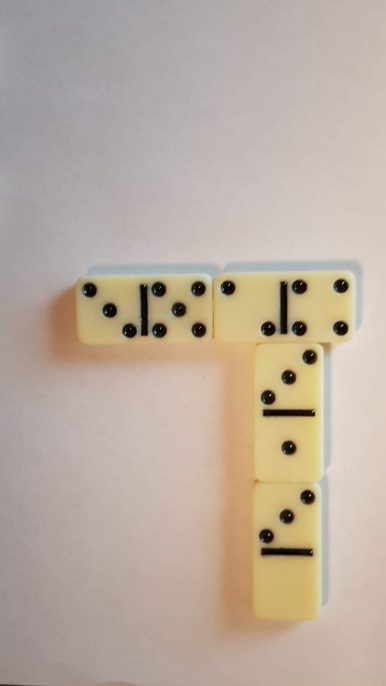
#> input picture images/2.jpeg, 771 x 1372 px (shown at 1/2 size)
$ python test_code_detection.py   (older library calls are emulated)
#> lines starting #> are read from the running program, lines starting #| are printed output that depends on the picture; after the words box and inside, x2 and y2 are one past the last pixel; in counts of white or black regions, pixels touching at a corner belong together

# !!!!!  QUIT BY TYPING "q"  !!!!!

# Future Version: detect and warp turned stones
# - detect biggest circle (which does not match the mean value of the other circles)
# - warp perspective on that circle
# - do the counting part as done with the straight stones

import cv2
import numpy as np


def emptyCallback(arg):
    pass


def boundingBoxStone(x, y, w, h):
    # find orientation of stone
    # w > h equals upright
    x_new = 0
    y_new = 0
    h_new = 0
    w_new = 0
    x_2 = 0             # predefined to catch errors
    y_2 = 0
    h_half = 0
    w_half = 0
    if w > h:
        id = 1
        # for h the percentage of the stone = 4,8
        # for w the percentage of the stone = 72,5
        h_new = (h/7) * 100
        w_new = (w/75) * 100
        y_new = y - ((h_new-h)/2)
        x_new = x - ((w_new-w)/2)

        cv2.rectangle(imgContour, (int(x_new),int(y_new)), (int(x_new+w_new),int(y_new+h_new)), (0,255,0), 3)

        # now 2 seperate boxes for the seperate sides:
        # x_new still correct, y now has to be split for 2 boxes
        # y1 stays y_new and y2 has to be recalculated
        y_2 = y + (h/2)
        h_half = h_new/2

        cv2.rectangle(imgContour, (int(x_new),int(y_new)), (int(x_new+w_new),int(y_new+h_half)), (0,0,255), 2)
        cv2.rectangle(imgContour, (int(x_new),int(y_2)), (int(x_new+w_new),int(y_2+h_half)), (0,0,255), 2)

    # h > w equals sideways
    else:
        id = 2
        h_new = (h/75) * 100
        w_new = (w/7) * 100
        y_new = y - ((h_new-h)/2)
        x_new = x - ((w_new-w)/2)

        cv2.rectangle(imgContour, (int(x_new),int(y_new)), (int(x_new+w_new),int(y_new+h_new)), (0,255,0), 3)

        # seperate boxes
        x_2 = x + (w/2)
        w_half = w_new/2

        cv2.rectangle(imgContour, (int(x_new),int(y_new)), (int(x_new+w_half),int(y_new+h_new)), (0,0,255), 2)
        cv2.rectangle(imgContour, (int(x_2),int(y_new)), (int(x_2+w_half),int(y_new+h_new)), (0,0,255), 2)

    return int(x_new), int(y_new), int(w_new), int(h_new), int(y_2), int(x_2), int(h_half), int(w_half), id


def insideRect(point, box):
    # return True if given point is inside given rect
    # point has to be (x,y)
    # box has to be (x,y,w,h)
    if (point[0] > box[0] and point[1] > box[1]) and (point[0] < box[0]+box[2] and point[1] < box[1]+box[3]):
        return True
    else:
        return False


################--------------------- NEXT UP FOR DEVELOPMENT ------------------############################

def findAppending(stones):
    for i in range(len(stones)):
        # show which stone is which
        cv2.putText(imgContour, str(i), (stones[i][0]-10, stones[i][1]-10), cv2.FONT_HERSHEY_COMPLEX, 2, (0,0,255))

        # define possible positions
        possPos = []
        if stones[i][8] == 1:                       # w > h
            # append (x,y) for boxes of the size w,h = 20,20
            # new with 30,30 is euqally as bad, so now 40,40
            possPos.append((int(stones[i][0]-20), int(stones[i][1]-stones[i][3]-40)))                    # these tolerances may be adjusted according to failure
            possPos.append((int(stones[i][0]+stones[i][2]-10), int(stones[i][1]-20)))
            possPos.append((int(stones[i][0]+stones[i][2]-10), int(stones[i][1]+(stones[i][3]/2)-(stones[i][2]/2)-20)))
            possPos.append((int(stones[i][0]+stones[i][2]-10), int(stones[i][1]+(stones[i][3]/2)-20)))
            possPos.append((int(stones[i][0]-20), int(stones[i][1]+stones[i][3]-10)))
            possPos.append((int(stones[i][0]-stones[i][3]-40), int(stones[i][1]-20)))
            possPos.append((int(stones[i][0]-stones[i][3]-40), int(stones[i][1]+(stones[i][3]/2)-(stones[i][2]/2)-20)))
            possPos.append((int(stones[i][0]-stones[i][3]-40), int(stones[i][1]+(stones[i][3]/2)-20)))
        elif stones[i][8] == 2:                     # h > w
            possPos.append((int(stones[i][0]-20), int(stones[i][1]-stones[i][2]-40)))
            possPos.append((int(stones[i][0]+(stones[i][2]/2)-(stones[i][3]/2)-20), int(stones[i][1]-stones[i][2]-40)))
            possPos.append((int(stones[i][0]+(stones[i][2]/2)-20), int(stones[i][1]-stones[i][2]-40)))
            possPos.append((int(stones[i][0]+stones[i][2]-10), int(stones[i][1]-20)))
            possPos.append((int(stones[i][0]+(stones[i][2]/2)-20), int(stones[i][1]+stones[i][3]-10)))
            possPos.append((int(stones[i][0]+(stones[i][2]/2)-(stones[i][3]/2)-20), int(stones[i][1]+stones[i][3]-10)))
            possPos.append((int(stones[i][0]-20), int(stones[i][1]+stones[i][3]-10)))
            possPos.append((int(stones[i][0]-stones[i][2]-40), int(stones[i][1]-20)))

        for l in range(len(possPos)):
            cv2.rectangle(imgContour, (possPos[l][0],possPos[l][1]), (possPos[l][0]+40,possPos[l][1]+40), (55+(i*50),55+(i*50),0), 2)


        # look if stones are appending
        for j in range(len(stones)):
            for t in range(len(possPos)):
                if insideRect((stones[j][0], stones[j][1]), (possPos[t][0], possPos[t][1], 40, 40)):
                    # for stone i the stone j appends to it in position t
                    cv2.putText(imgContour, str(j) + " to stone " + str(i) + " on pos " + str(t+1), (possPos[t][0], possPos[t][1]), cv2.FONT_HERSHEY_COMPLEX, 0.5, (0,0,255))

        possPos.clear()


def getContours(in_img, out_img):
##    circle_vals = []
##    circle_coords = []
##    circle_corners = []
    circle_centers = []
    stone_boxes = []

    _, contours, hierarchy = cv2.findContours(in_img, cv2.RETR_EXTERNAL, cv2.CHAIN_APPROX_NONE)

    for cnt in contours:
        area = cv2.contourArea(cnt)
        if area > 700:                                              # get rid of small errors --> could get rid of points if too small
            cv2.drawContours(out_img, cnt, -1, (255,0,255), 3)
            peri = cv2.arcLength(cnt, True)
            approx = cv2.approxPolyDP(cnt, 0.02*peri, True)         # number of conerpoints

            objCorner = len(approx)
            x, y, w, h = cv2.boundingRect(approx)

            if objCorner == 4 or objCorner == 5:                                      # usually 4, here 5 for small errors
                objectType = 'Rect'
                stone_boxes.append(boundingBoxStone(x, y, w, h))
            elif objCorner > 5:
                objectType = 'Circle'
                # find center of circle
                new_center = [int(x+(w/2)), int(y+(h/2))]
                circle_centers.append(new_center)
                cv2.putText(imgContour, "x", (new_center[0],new_center[1]), cv2.FONT_HERSHEY_COMPLEX, 0.5, (0,0,255))

##                # ---- for future versions -----------
##                # build mean of all circles
##                circle_vals.append(area)
##                circle_coords.append(approx)
##                circle_corners.append(objCorner)
##                # ------------------------------------

            else:   objectType = 'None'

            cv2.rectangle(imgContour, (x,y), (x+w,y+h), (255,0,0), 2)
            cv2.putText(imgContour, objectType, (x,y-10), cv2.FONT_HERSHEY_COMPLEX, 0.5, (255,0,0))

    # ********** check if circle in box ***************************
    circle_count = 0
    for i in range(len(stone_boxes)):
        for j in range(len(circle_centers)):
            if (insideRect(circle_centers[j], stone_boxes[i])):
                circle_count += 1
        cv2.putText(imgContour, str(circle_count), (stone_boxes[i][0], stone_boxes[i][1]-35), cv2.FONT_HERSHEY_COMPLEX, 1, (255,0,255))
        circle_count = 0

    # ********** check the split boxes ****************************
    # check id to determine orientation
    # !!! inefficient since we go over every circle again, potential to speed up the process !!!
    circle_count_side_1 = 0
    circle_count_side_2 = 0
    id_x = 0
    id_y = 1
    for i in range(len(stone_boxes)):
        for j in range(len(circle_centers)):
            if stone_boxes[i][8] == 1:
                if (insideRect(circle_centers[j], [stone_boxes[i][0], stone_boxes[i][1], stone_boxes[i][2], stone_boxes[i][6]])):
                    circle_count_side_1 += 1
                elif (insideRect(circle_centers[j], [stone_boxes[i][0], stone_boxes[i][4], stone_boxes[i][2], stone_boxes[i][6]])):
                    circle_count_side_2 += 1
                id_x = 0
                id_y = 4

            elif stone_boxes[i][8] == 2:
                if (insideRect(circle_centers[j], [stone_boxes[i][0], stone_boxes[i][1], stone_boxes[i][7], stone_boxes[i][3]])):
                    circle_count_side_1 += 1
                elif (insideRect(circle_centers[j], [stone_boxes[i][5], stone_boxes[i][1], stone_boxes[i][7], stone_boxes[i][3]])):
                    circle_count_side_2 += 1
                id_x = 5
                id_y = 1

        cv2.putText(imgContour, str(circle_count_side_1), (stone_boxes[i][0], stone_boxes[i][1]-10), cv2.FONT_HERSHEY_COMPLEX, 1, (255,0,255))
        cv2.putText(imgContour, str(circle_count_side_2), (stone_boxes[i][id_x], stone_boxes[i][id_y]-10), cv2.FONT_HERSHEY_COMPLEX, 1, (255,0,255))
        circle_count_side_1 = 0
        circle_count_side_2 = 0

    # *********** find appending stones ************
    findAppending(stone_boxes)


    stone_boxes.clear()
    circle_centers.clear()


# [33 lines of commented-out code are left out]
###                    x_new.append(x_list.pop(i))
##
##            for i in range(len(y_list)):
##                if y_list[i] > (y_list[0] + 20) or y_list[i] < (y_list[0] - 20):         # 20 = really bad threshold only for testing purposes
##                    y_to_pop.append(i)
###                    y_new.append(y_list.pop(i))
# [19 lines of commented-out code are left out]


kernel = np.ones((5,5), np.uint8)

cv2.namedWindow("LeWindow")
cv2.resizeWindow("LeWindow", 1440, 950)
cv2.createTrackbar("Thresh_1", "LeWindow", 90, 255, emptyCallback)
cv2.createTrackbar("Thresh_2", "LeWindow", 120, 255, emptyCallback)

#img = cv2.imread('images/shapes.png')     # 30 and 30
#img = cv2.imread('images/6.jpeg')       # 90 and 160            90 and 120 for small errors
img = cv2.imread('images/2.jpeg')
#> img is the input picture: shape (1372, 771, 3); mean B, G, R 159.5, 172.5, 186.7
#img = cv2.imread('images/3.jpeg')
#img = cv2.imread('images/1.jpeg')
#img = cv2.imread('images/1_1.jpeg')     # use 160 and 255 in canny

imgGray = cv2.cvtColor(img, cv2.COLOR_BGR2GRAY)
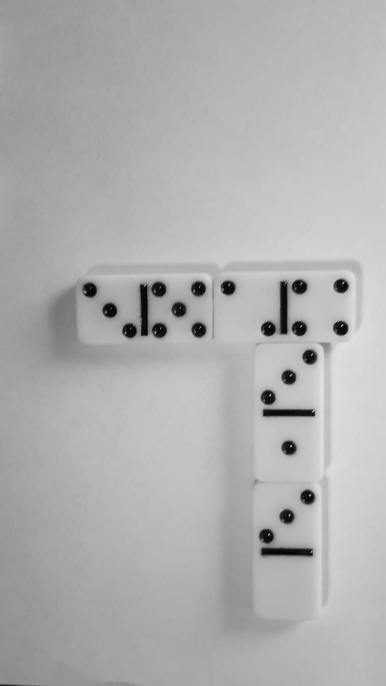
#> imgGray: shape (1372, 771) (shown at 1/2 size); min 0, max 227, mean 175.3
#imgHSV = cv2.cvtColor(img, cv2.COLOR_BGR2HSV)
imgBlur = cv2.GaussianBlur(imgGray, (7,7), 1)
#imgBlur = cv2.GaussianBlur(imgHSV, (7,7), 1)


while True:
    Thr_1 = cv2.getTrackbarPos("Thresh_1", "LeWindow")
    Thr_2 = cv2.getTrackbarPos("Thresh_2", "LeWindow")


    imgCanny = cv2.Canny(imgBlur, Thr_1, Thr_2)
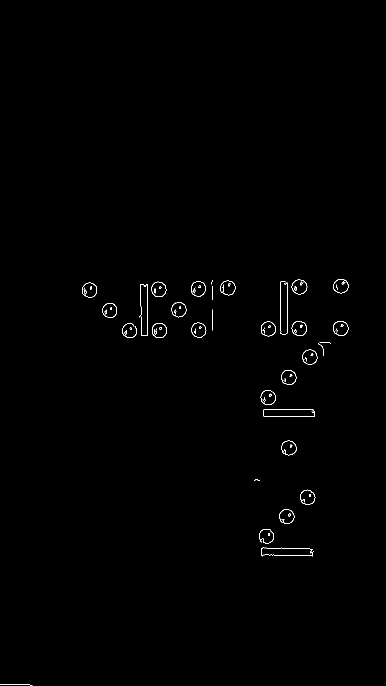
#> imgCanny: shape (1372, 771) (shown at 1/2 size); 0.39% white in thin lines or dots, all inside (x1, y1, x2, y2) = (0, 558, 698, 1371)
    imgDilation = cv2.dilate(imgCanny, kernel, iterations=1)
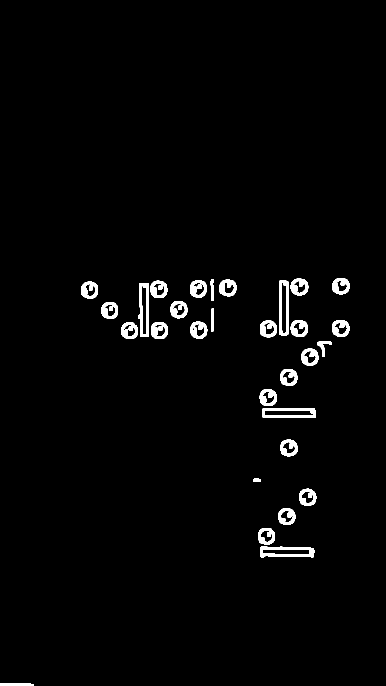
#> imgDilation: shape (1372, 771) (shown at 1/2 size); 2% white; 31 white regions

    imgContour = img.copy()
    getContours(imgDilation, imgContour)
#> in getContours, `_, contours, hierarchy = cv2.findContours(in_img, cv2.RETR_EXTERNAL, c..`: contours = 30 contours; largest, box (x1, y1, x2, y2) and area: (558, 560, 577, 671) 1944, (520, 1093, 629, 1116) 1944, (276, 566, 298, 674) 1860, (524, 816, 632, 835) 1833, (300, 561, 335, 596) 946
#> the loop in getContours, `for cnt in contours:` made 30 passes
#> (area, peri, approx, objCorner, x, y, w, h) on passes 8, 22, 26: (1833, 249.3, [[524, 818], [525, 834], [631, 834], [628, 816]], 4, 524, 816, 108, 19), (1859.5, 255.6, [[296, 566], [278, 567], [282, 673], [297, 672]], 4, 278, 566, 20, 108), (1944, 251.3, [[563, 560], [559, 669], [573, 670], [576, 563]], 4, 559, 560, 18, 111)
#> after the loop in getContours, `for cnt in contours:`:
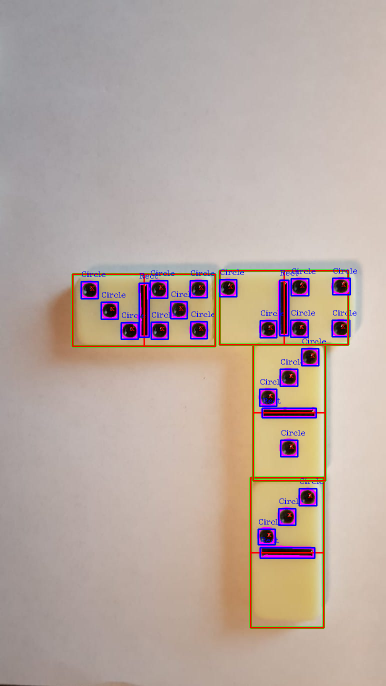
#> imgContour: shape (1372, 771, 3) (shown at 1/2 size); 3.78% of pixels changed, all inside (x1, y1, x2, y2) = (143, 536, 714, 1258)
#> after the loop in getContours, `for cnt in contours:`: circle_centers = [[533, 1073], [574, 1033], [615, 994], [578, 896], [536, 795], [577, 755], [620, 714], [259, 661], [319, 661], [397, 660], [536, 658], [681, 656], [598, 657], [219, 621], [357, 620], [179, 580], [397, 578], [317, 578], [456, 576], [599, 574], [682, 572]]; stone_boxes = [(501, 955, 145, 300, 1105, 0, 150, 0, 1), (506, 689, 144, 271, 825, 0, 135, 0, 1), (145, 548, 285, 144, 0, 288, 0, 142, 2), (439, 541, 257, 148, 0, 568, 0, 128, 2)]
#> the loop in getContours, `for i in range(len(stone_boxes)):` made 4 passes
#> after the loop in getContours, `for i in range(len(stone_boxes)):`:
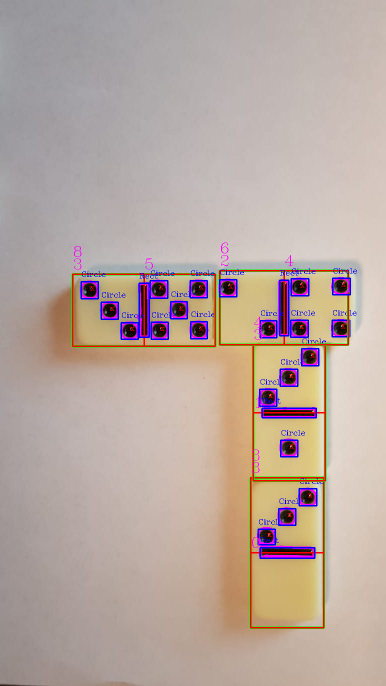
#> imgContour: shape (1372, 771, 3) (shown at 1/2 size); mean B, G, R 160.4, 167.9, 184.9
#> the loop in findAppending, `for i in range(len(stones)):` made 4 passes
#> after the loop in findAppending, `for i in range(len(stones)):`:
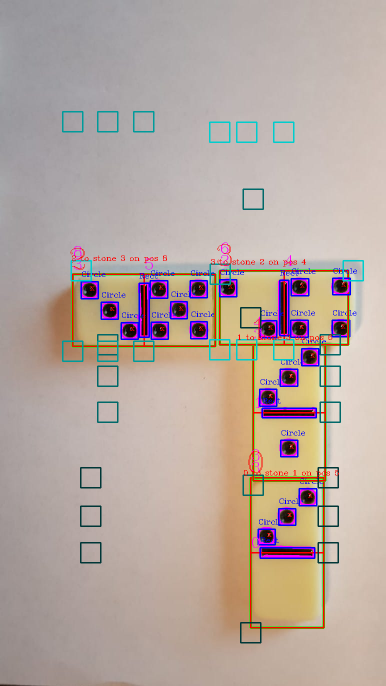
#> imgContour: shape (1372, 771, 3) (shown at 1/2 size); 1.58% of pixels changed, all inside (x1, y1, x2, y2) = (124, 222, 728, 1287)


    cv2.imshow('LeWindow', imgContour)
#    cv2.imshow('Blur', imgBlur)
#    cv2.imshow('Canny', imgCanny)
#    cv2.imshow('Dilation', imgDilation)
    if cv2.waitKey(1) & 0xFF == ord('q'):
#> (key q is pressed here)
        break

$ run again, with images/6.jpeg copied over images/2.jpeg
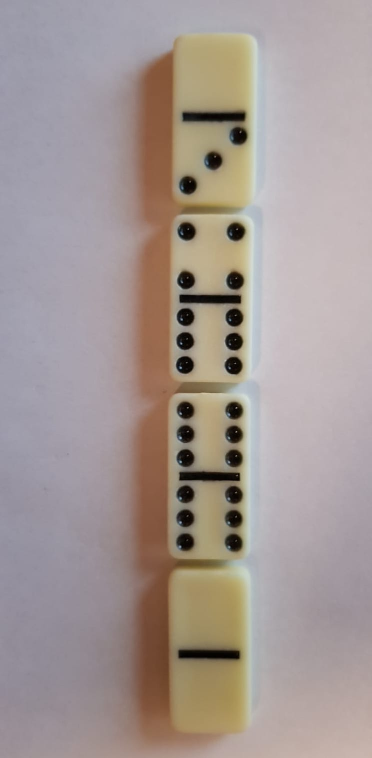
#> input picture images/6.jpeg, 743 x 1516 px (shown at 1/2 size)
#> img is the input picture: shape (1516, 743, 3); mean B, G, R 148.3, 152, 163.9
#> `imgCanny = cv2.Canny(imgBlur, Thr_1, Thr_2)`:
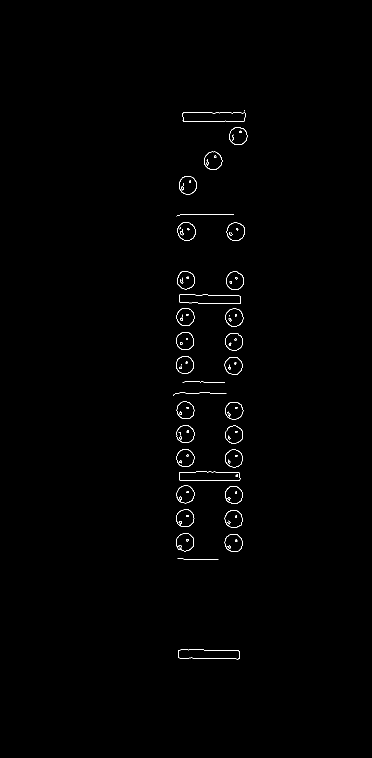
#> imgCanny: shape (1516, 743) (shown at 1/2 size); 0.5% white in thin lines or dots, all inside (x1, y1, x2, y2) = (346, 220, 495, 1319)
#> imgDilation: shape (1516, 743); 2.6% white; 54 white regions
#> contours = 33 contours; largest, box (x1, y1, x2, y2) and area: (363, 218, 493, 246) 2764, (354, 1297, 482, 1321) 2614, (356, 940, 483, 964) 2592, (356, 587, 484, 610) 2558, (451, 443, 492, 484) 1340
#> the loop in getContours, `for cnt in contours:` made 33 passes
#> (area, peri, approx, objCorner, x, y, w, h) on passes 1, 9, 24, 33: (2614, 293, [[354, 1299], [356, 1318], [481, 1316], [479, 1299]], 4, 354, 1299, 128, 20), (2592.5, 293.2, [[356, 943], [357, 962], [482, 960], [480, 943]], 4, 356, 943, 127, 20), (2558.5, 295.2, [[356, 591], [358, 607], [483, 608], [478, 588]], 4, 356, 588, 128, 21), (2763.5, 312.5, [[492, 224], [369, 222], [363, 243], [490, 244]], 4, 363, 222, 130, 23)
#> after the loop in getContours, `for cnt in contours:`: circle_centers = 25 pairs, first value 370 to 476, second value 272 to 1086; stone_boxes = [(332, 1166, 170, 285, 1309, 0, 142, 0, 1), (334, 810, 169, 285, 953, 0, 142, 0, 1), (334, 448, 170, 300, 598, 0, 150, 0, 1), (341, 69, 173, 328, 233, 0, 164, 0, 1)]
#> the loop in getContours, `for i in range(len(stone_boxes)):` made 4 passes
#> the loop in findAppending, `for i in range(len(stones)):` made 4 passes
#> after the loop in findAppending, `for i in range(len(stones)):`:
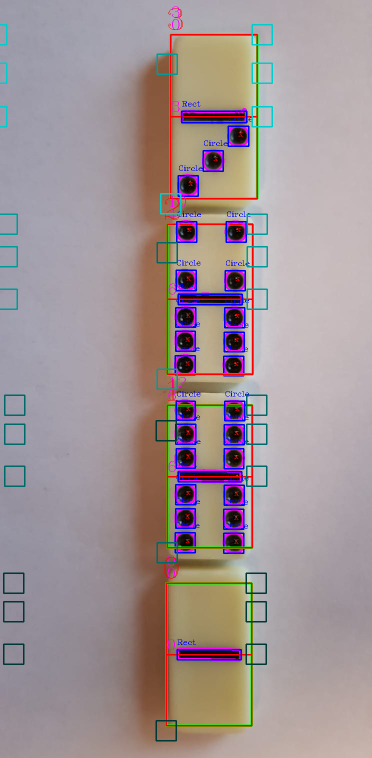
#> imgContour: shape (1516, 743, 3) (shown at 1/2 size); mean B, G, R 149.5, 147.3, 161.3

$ run again, with images/3.jpeg copied over images/2.jpeg
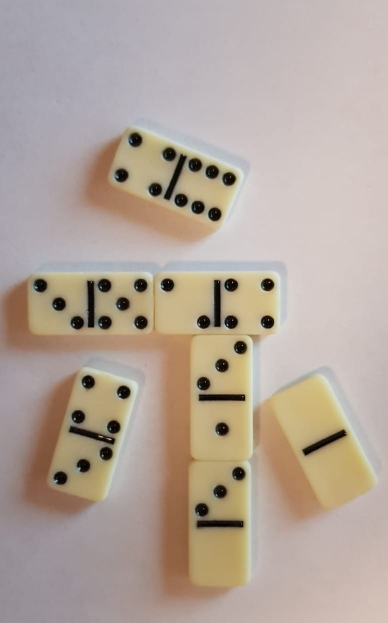
#> input picture images/3.jpeg, 775 x 1245 px (shown at 1/2 size)
#> img is the input picture: shape (1245, 775, 3); mean B, G, R 154.3, 165.2, 179
#> `imgCanny = cv2.Canny(imgBlur, Thr_1, Thr_2)`:
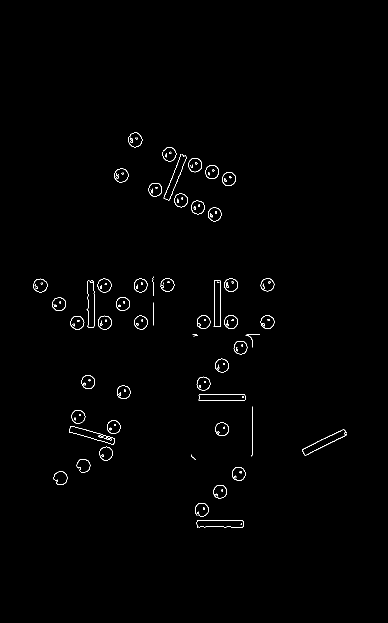
#> imgCanny: shape (1245, 775) (shown at 1/2 size); 0.69% white in thin lines or dots, all inside (x1, y1, x2, y2) = (66, 265, 694, 1056)
#> imgDilation: shape (1245, 775); 3.6% white; 53 white regions
#> contours = 51 contours; largest, box (x1, y1, x2, y2) and area: (602, 857, 696, 913) 1830, (325, 306, 375, 403) 1726, (136, 850, 232, 892) 1704, (395, 786, 493, 804) 1632, (391, 1038, 489, 1058) 1624
#> the loop in getContours, `for cnt in contours:` made 51 passes
#> (area, peri, approx, objCorner, x, y, w, h) on passes 1, 10, 15, 32, 33: (1624, 230.6, [[391, 1042], [393, 1057], [488, 1055], [487, 1039]], 4, 391, 1039, 98, 19), (1704.5, 239.8, [[138, 851], [136, 866], [230, 888], [231, 874]], 4, 136, 851, 96, 38), (1632, 226.1, [[395, 789], [396, 803], [492, 801], [489, 786]], 4, 395, 786, 98, 18), (1614, 234.6, [[174, 559], [173, 655], [186, 657], [189, 560]], 4, 173, 559, 17, 99), (1622.5, 228.7, [[426, 558], [425, 654], [442, 655], [443, 562]], 4, 425, 558, 19, 98)
#> after the loop in getContours, `for cnt in contours:`: circle_centers = 38 pairs, first value 80 to 535, second value 280 to 1020; stone_boxes = 7 items
#> the loop in getContours, `for i in range(len(stone_boxes)):` made 7 passes
#> the loop in findAppending, `for i in range(len(stones)):` made 7 passes
#> after the loop in findAppending, `for i in range(len(stones)):`:
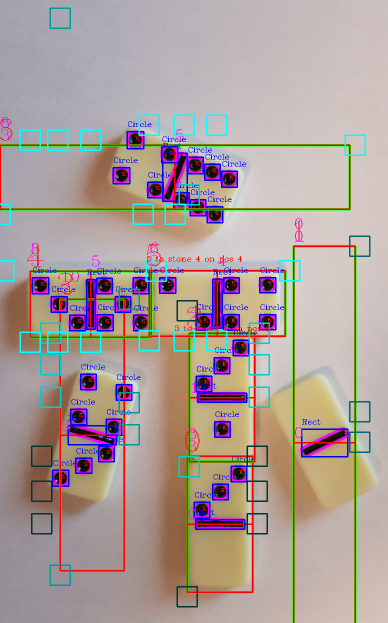
#> imgContour: shape (1245, 775, 3) (shown at 1/2 size); mean B, G, R 154.5, 157.1, 172.8
